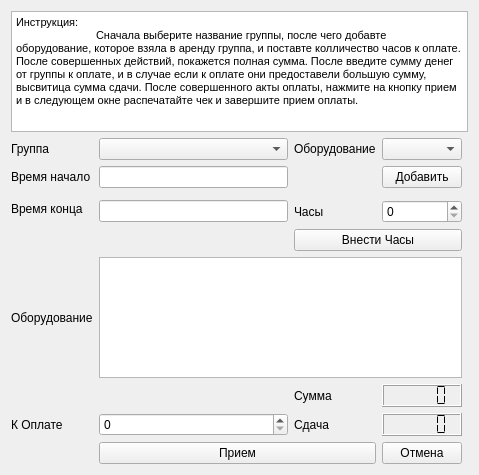
<?xml version="1.0" encoding="UTF-8"?>
<ui version="4.0">
 <class>Form</class>
 <widget class="QWidget" name="Form">
  <property name="geometry">
   <rect>
    <x>0</x>
    <y>0</y>
    <width>479</width>
    <height>475</height>
   </rect>
  </property>
  <property name="windowTitle">
   <string>Прием оплаты.</string>
  </property>
  <layout class="QGridLayout" name="gridLayout">
   <item row="2" column="1">
    <widget class="QLineEdit" name="Time"/>
   </item>
   <item row="10" column="1" colspan="2">
    <widget class="QPushButton" name="PayB">
     <property name="text">
      <string>Прием</string>
     </property>
    </widget>
   </item>
   <item row="2" column="3">
    <widget class="QPushButton" name="addRent">
     <property name="text">
      <string>Добавить</string>
     </property>
    </widget>
   </item>
   <item row="3" column="0" rowspan="2">
    <widget class="QLabel" name="label_3">
     <property name="text">
      <string>Время конца</string>
     </property>
    </widget>
   </item>
   <item row="1" column="3">
    <widget class="QComboBox" name="Rent"/>
   </item>
   <item row="5" column="2" colspan="2">
    <widget class="QPushButton" name="addHour">
     <property name="text">
      <string>Внести Часы</string>
     </property>
    </widget>
   </item>
   <item row="7" column="0">
    <widget class="QLabel" name="label_4">
     <property name="text">
      <string>Оборудование</string>
     </property>
    </widget>
   </item>
   <item row="4" column="2">
    <widget class="QLabel" name="label_6">
     <property name="text">
      <string>Часы</string>
     </property>
    </widget>
   </item>
   <item row="4" column="1">
    <widget class="QLineEdit" name="TimeEnd"/>
   </item>
   <item row="4" column="3">
    <widget class="QSpinBox" name="Hour"/>
   </item>
   <item row="8" column="2">
    <widget class="QLabel" name="label_8">
     <property name="text">
      <string>Сумма</string>
     </property>
    </widget>
   </item>
   <item row="1" column="0">
    <widget class="QLabel" name="label">
     <property name="text">
      <string>Группа</string>
     </property>
    </widget>
   </item>
   <item row="10" column="3">
    <widget class="QPushButton" name="Cancel">
     <property name="text">
      <string>Отмена</string>
     </property>
    </widget>
   </item>
   <item row="9" column="0">
    <widget class="QLabel" name="label_7">
     <property name="text">
      <string>К Оплате</string>
     </property>
    </widget>
   </item>
   <item row="1" column="2">
    <widget class="QLabel" name="label_5">
     <property name="text">
      <string>Оборудование</string>
     </property>
    </widget>
   </item>
   <item row="8" column="3">
    <widget class="QLCDNumber" name="Pay">
     <property name="segmentStyle">
      <enum>QLCDNumber::Flat</enum>
     </property>
    </widget>
   </item>
   <item row="9" column="2">
    <widget class="QLabel" name="label_9">
     <property name="text">
      <string>Сдача</string>
     </property>
    </widget>
   </item>
   <item row="0" column="0" colspan="5">
    <widget class="QTextEdit" name="Instruction">
     <property name="html">
      <string>&lt;!DOCTYPE HTML PUBLIC &quot;-//W3C//DTD HTML 4.0//EN&quot; &quot;http://www.w3.org/TR/REC-html40/strict.dtd&quot;&gt;
&lt;html&gt;&lt;head&gt;&lt;meta name=&quot;qrichtext&quot; content=&quot;1&quot; /&gt;&lt;style type=&quot;text/css&quot;&gt;
p, li { white-space: pre-wrap; }
&lt;/style&gt;&lt;/head&gt;&lt;body style=&quot; font-family:'MS Shell Dlg 2'; font-size:8.25pt; font-weight:400; font-style:normal;&quot;&gt;
&lt;p style=&quot; margin-top:0px; margin-bottom:0px; margin-left:0px; margin-right:0px; -qt-block-indent:0; text-indent:0px;&quot;&gt;&lt;span style=&quot; font-size:8pt;&quot;&gt;Инструкция: &lt;/span&gt;&lt;/p&gt;
&lt;p style=&quot; margin-top:0px; margin-bottom:0px; margin-left:0px; margin-right:0px; -qt-block-indent:0; text-indent:0px;&quot;&gt;&lt;span style=&quot; font-size:8pt;&quot;&gt;	Сначала выберите название группы, после чего добавте оборудование, которое взяла в аренду группа, и поставте колличество часов к оплате. После совершенных действий, покажется полная сумма. После введите сумму денег от группы к оплате, и в случае если к оплате они предоставели большую сумму, высвитица сумма сдачи. После совершенного акты оплаты, нажмите на кнопку прием и в следующем окне распечатайте чек и завершите прием оплаты.&lt;/span&gt;&lt;/p&gt;&lt;/body&gt;&lt;/html&gt;</string>
     </property>
    </widget>
   </item>
   <item row="2" column="0">
    <widget class="QLabel" name="label_2">
     <property name="text">
      <string>Время начало</string>
     </property>
    </widget>
   </item>
   <item row="7" column="1" colspan="3">
    <widget class="QTextEdit" name="RentT">
     <property name="minimumSize">
      <size>
       <width>150</width>
       <height>100</height>
      </size>
     </property>
    </widget>
   </item>
   <item row="9" column="3">
    <widget class="QLCDNumber" name="Return">
     <property name="segmentStyle">
      <enum>QLCDNumber::Flat</enum>
     </property>
    </widget>
   </item>
   <item row="9" column="1">
    <widget class="QSpinBox" name="PayBand">
     <property name="maximum">
      <number>999999</number>
     </property>
    </widget>
   </item>
   <item row="1" column="1">
    <widget class="QComboBox" name="Band"/>
   </item>
  </layout>
 </widget>
 <resources/>
 <connections/>
</ui>
